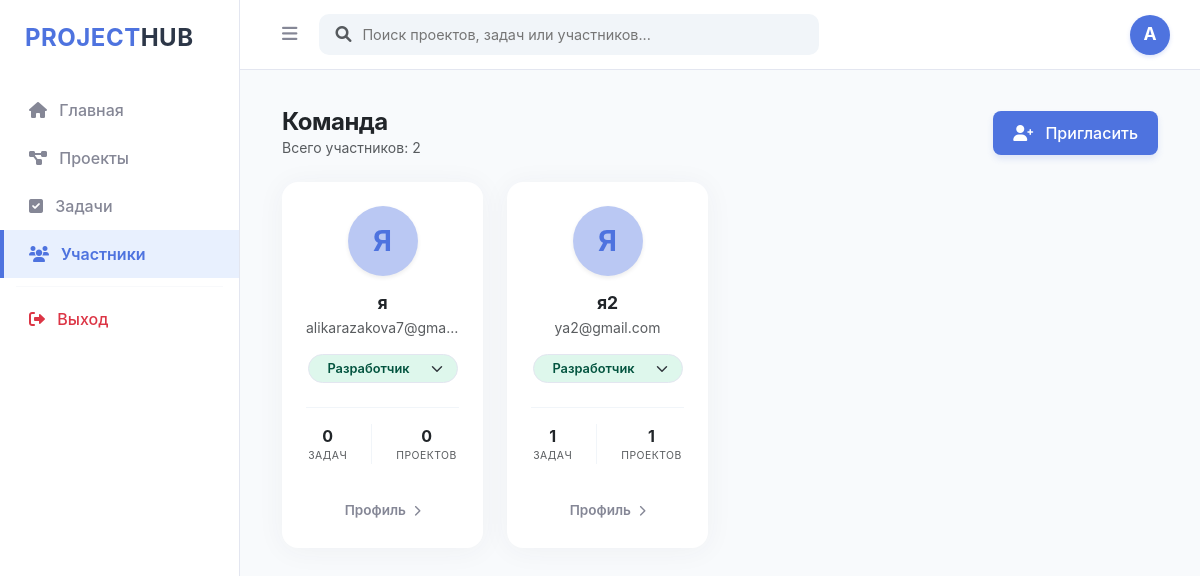
Screenshot of /users with the database file from the repository.
### app/models/user.py (models this page shows)
class User(Base):
    __tablename__ = "users"
    id = Column(Integer, primary_key=True, index=True)
    username = Column(String, unique=True, index=True)
    email = Column(String, unique=True, index=True)
    hashed_password = Column(String)
    role = Column(String, default=UserRole.DEVELOPER.value)
    tasks = relationship("Task", back_populates="owner")
    projects = relationship("Project", back_populates="owner")

### app/main.py (the view)
@app.get("/users", response_class=HTMLResponse)
async def users_page(request: Request, db: Session = Depends(get_db), current_user: User = Depends(get_current_user)):
    users = db.query(User).all()
    stats = {}
    for user in users:
        t_count = db.query(Task).filter(Task.owner_id == user.id).count()
        p_count = db.query(Task.project_id).filter(Task.owner_id == user.id).distinct().count()
    stats[user.id] = {
        "tasks": t_count,
        "projects": p_count
    }
    return templates.TemplateResponse("users.html", {
        "request": request,
        "users": users,
        "stats": stats,
        "user": current_user
    })

### templates/users.html (shortened to what this page needs)
{% extends "base.html" %}
{% block content %}
<div class="container-fluid py-2">
    <div class="d-flex justify-content-between align-items-center mb-4">
        <div>
            <h2 class="h4 fw-bold text-dark mb-0" style="letter-spacing: -0.5px;">Команда</h2>
            <p class="text-muted small mb-0">Всего участников: {{ users|length }}</p>
        </div>
        <button class="btn btn-invite-user" data-bs-toggle="modal" data-bs-target="#addUserModal">
            <i class="fas fa-user-plus me-2"></i> Пригласить
        </button>
    </div>
    <div class="row g-4">
        {% for user in users %}
        <div class="col-12 col-md-6 col-lg-4 col-xl-3">
            <div class="card team-card h-100">
                <div class="card-body text-center p-4">
                    <div class="mx-auto mb-3 d-flex align-items-center justify-content-center shadow-sm fw-bold"
                         style="width: 70px; height: 70px; background: #bac8f3; color: var(--primary-blue); border-radius: 50%; font-size: 1.8rem;">
                        {{ user.username[0] | upper }}
                    </div>
                    <h5 class="fw-bold mb-1 text-dark" style="font-size: 1.1rem;">{{ user.username }}</h5>
                    <p class="text-muted small mb-3 text-truncate">{{ user.email }}</p>
                    <div class="mb-4 d-flex justify-content-center">
                        <form action="/users/update-role/{{ user.id }}" method="post" style="margin: 0;">
                            <select name="role" onchange="this.form.submit()" class="form-select form-select-sm role-select shadow-none {% if user.role == 'admin' %}role-admin{% elif user.role == 'manager' %}role-manager{% elif user.role == 'developer' %}role-developer{% else %}role-viewer{% endif %}">
                                <option value="developer" {% if user.role == 'developer' %}selected{% endif %}>Разработчик</option>
                            </select>
                        </form>
                    </div>
                    <div class="d-flex justify-content-center gap-4 pt-3 border-top" style="border-color: #f1f5f9 !important;">
                        <div class="text-center">
                            <div class="fw-bold text-dark" style="font-size: 1rem;">
                                {{ stats.get(user.id, {}).get('tasks', 0) if stats is mapping else 0 }}
                            </div>
                            <div class="text-muted" style="font-size: 0.65rem; text-transform: uppercase; letter-spacing: 0.5px;">Задач</div>
                        </div>
                        <div class="text-center border-start ps-4" style="border-color: #f1f5f9 !important;">
                            <div class="fw-bold text-dark" style="font-size: 1rem;">
                                {{ stats.get(user.id, {}).get('projects', 0) if stats is mapping else 0 }}
                            </div>
                            <div class="text-muted" style="font-size: 0.65rem; text-transform: uppercase; letter-spacing: 0.5px;">Проектов</div>
                        </div>
                    </div>
                </div>
                <div class="card-footer bg-transparent border-0 pb-4 text-center">
                    <a href="#" class="btn btn-sm px-3 border-0 shadow-none" style="color: var(--neutral-gray); font-weight: 600; font-size: 0.85rem;">
                        Профиль <i class="fas fa-chevron-right ms-1" style="font-size: 0.7rem;"></i>
                    </a>
                </div>
            </div>
        </div>
        {% else %}
        <div class="col-12 text-center py-5 text-muted">
            <div class="mb-2"><i class="fas fa-users fa-2x opacity-50"></i></div>
            В вашей команде пока никого нет.
        </div>
        {% endfor %}
    </div>
</div>
{% endblock %}

### templates/base.html (style rules this page uses)
:root { --sidebar-width: 240px; --topbar-height: 70px; --primary-blue: #4e73df; --light-blue: #e8f0fe; --neutral-dark: #2c3e50; --neutral-gray: #858796; }
body { background-color: #f8fafc; font-family: 'Inter', sans-serif; margin: 0; overflow-x: hidden; }

### templates/users.html (style rules this page uses)
.btn-invite-user { background-color: var(--primary-blue) !important; border: none !important; color: #ffffff !important; font-weight: 500; padding: 10px 20px; border-radius: 8px; transition: background-color 0.2s !important; box-shadow: 0 4px 6px rgba(78, 115, 223, 0.15); }
.team-card { border-radius: 16px; transition: transform 0.2s, box-shadow 0.2s; border: none !important; box-shadow: 0 0.15rem 1.75rem 0 rgba(58, 59, 69, 0.05) !important; }
.role-select { width: 150px; font-size: 0.8rem; border-radius: 20px !important; text-align: center; cursor: pointer; font-weight: 600; border: 1px solid #e3e6f0 !important; background-position: right 12px center; }
.role-developer { background-color: #def7ec; color: #03543f; }

### rows the page displays
User: username "Я", username "я", email "alikarazakova7@gma…", role "Разработчик", get "0"
User: username "Я", username "я2", email "ya2@gmail.com", role "Разработчик", get "1"

### other values shown
{{ users|length }} "2"
